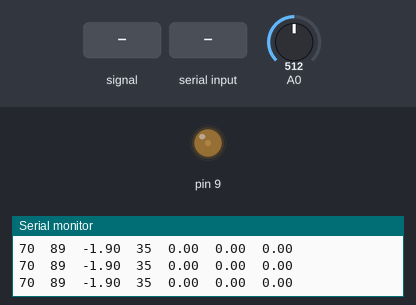
Simulated run of this sketch. Board: Arduino Uno, built with avr-gcc and run on an emulated ATmega328P. On the bench: output pins drawn as LEDs (lit = HIGH), the last lines printed to the serial monitor. Inputs (shaded band) come from the test bench; at power-on: A0 = 512.

Above: at 1.2 s.
1.3 s: A0 set to 409
2.8 s: A0 set to 394
At 3.05 s:
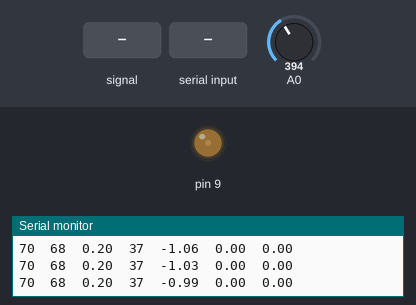
5.8 s: A0 fed a 2 Hz sine of ±306 counts around its level
At 6.55 s:
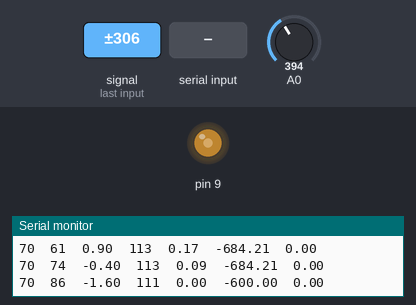
8.8 s: "30,150\n" received over Serial
11.8 s: "90,45\n" received over Serial
At 12.6 s:
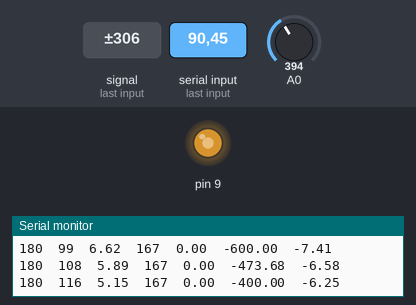
Timing chart, 0 to 14.8 s (numbered marks = the images above; inputs shaded):
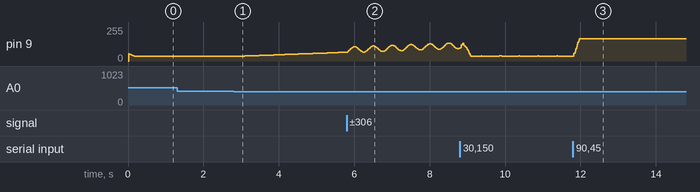

The sketch:

testePIDFreio2.ino
```cpp
  #include <PWM.h>
  #include <SoftwareSerial.h>

  float lastProcess = 0;
  float lastError = 100000;
  float kp = 0.10, ki = 0.001, kd = 0.0, kf = 0.2;
  float servo = 55, pid;
  int targetAcel = 70, lasttargetAcel = 70;
  int throttle = 0, throttleMedia = 0;
  int pwm = 0, FlagFreio = 0;
  int tol = 1;
  int tolKi = 15, sumMax = 5;
  float Freio = 0, Delta = 0, sum = 0;
  int taxaDelay = 1;
  int32_t frequency = 50;
  bool success = false;

  void setup() {
      InitTimersSafe();
      // Inicializa serial
      Serial.begin(38400);
      // Limpa qualquer dado que estiver na serial
      Serial.flush();
      // Define o pino 9 para o PWM do servo
      success = SetPinFrequencySafe(9, frequency);
      // Inicializa a váriavel de tempo
      lastProcess = millis();

  }

  void loop() {
      // Lê o valor alvo da serial
      if (Serial.available() > 0) {
          delay(10);
          targetAcel = (Serial.read() - '0') * 100 + (Serial.read() - '0') * 10 + (Serial.read() - '0');

          if (targetAcel < 0)
              targetAcel = 0;

          if (targetAcel > 180)
              targetAcel = 180;
      }

      //getThrottle();
      // Lê o valor do potenciômetro
      throttleMedia = 0;
      for(int k=0;k<100;k++)  {
          throttle = analogRead(A0);
          // Mapeia o valor do potenciômetro de 0-1023 para os ângulos de 0-180
          throttle = map(throttle, 0, 1023, 0, 179);
          throttleMedia += throttle;
      }
      throttle = throttleMedia / 100.0;

      // Soma o valor do ângulo atual do servo com a correção do PID
      pid = PID();
      servo += pid;
      if (servo > 167) servo = 167;
      if (servo < 35) servo = 35;


      // Zera a soma dos erros integrativos do PID caso a leitura do potenciômetro esteja fora da tolerância
      if ((throttle > (targetAcel + tolKi)) || (throttle < (targetAcel - tolKi))) sum = 0;

      // Define um intervalo máximo para a soma dos erros integrativos
      if (sum > sumMax) sum = sumMax;
      if (sum < -sumMax) sum = -sumMax;

      /*
      // Tenta recuperar a comunicação Bluetooth aumentando o delay
      if (throttle != -1) taxaDelay = 5;
      else taxaDelay = 6;
      */

      // Ajusta o valor do PID para o delay atual
      pwm = (int)servo;
      // Define a posição do ângulo do servo
      pwmWrite(9, pwm);

      delay(1);//5 * taxaDelay);

// Debugging...

      //Serial.print("   targetAcel: ");
      Serial.print(targetAcel);
      Serial.print("\t");
      //Serial.print("   throttle: ");
      Serial.print(throttle);
      Serial.print("\t");
      Serial.print(pid);
      Serial.print("\t");
      Serial.print(pwm);
      Serial.print("\t");
      Serial.print(sum);
      Serial.print("\t");
      Serial.print(Delta);
      Serial.print("\t");
      Serial.print(Freio);
      Serial.println();
  }


  float PID() {
      float P, I, D, F, myPID, dt, error;

      // Cáculo do erro associado as medições
      error = targetAcel - throttle;

      // Cálculo do delta de tempo
      dt = (millis() - lastProcess) / 1000.0;

      // Cálculo da componente proporcional
      P = kp * error;

      // Cálculo da componente integrativa
      sum += (error * dt);
      I = ki * sum;

      // Cálculo da componente derivativa
      if ((dt > 0)&&(lastError!=100000))  {
        Delta = ((error - lastError) / dt);
        D = kd * Delta;
      }
      else
        D = Delta = 0;

      if(((error > 0) && (lastError < 0)) || ((error < 0) && (lastError > 0)) || (error == 0))    FlagFreio = 1;
      if((targetAcel != lasttargetAcel)) FlagFreio =0;
      lasttargetAcel = targetAcel;
      if((FlagFreio == 0)&&(error != 0))  {
          if(error > 0)  Freio = Delta/(abs(error));
          else           Freio = -Delta/error;
      }
      else
         Freio = 0;

      F = kf * Freio;

      if(F > 15) F = 15;
      if(F < -15) F = -15;


      // Atualização dos valores do último erro e tempo
      lastError = error;
      lastProcess  = millis();

      // Resultado do PID
      myPID = P + I + D + F;

      //Serial.print(myPID);
      //Serial.println();

      return myPID;
  }
```

Measured:
- after the input at 2.8 s, pin 9: moves from 35/255 to 66/255 over 2.8 s, starting after 0.11 s
